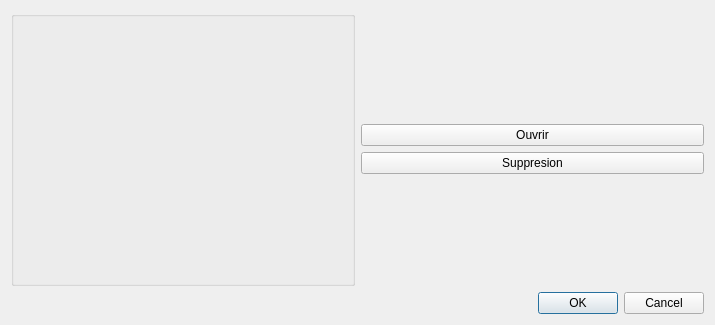
<?xml version="1.0" encoding="UTF-8"?>
<ui version="4.0">
 <class>FenetreChoixMatch</class>
 <widget class="QDialog" name="FenetreChoixMatch">
  <property name="geometry">
   <rect>
    <x>0</x>
    <y>0</y>
    <width>715</width>
    <height>325</height>
   </rect>
  </property>
  <property name="windowTitle">
   <string>Choisir un match</string>
  </property>
  <layout class="QGridLayout" name="gridLayout_4">
   <item row="0" column="0">
    <layout class="QGridLayout" name="gridLayout">
     <item row="0" column="0">
      <widget class="QGroupBox" name="groupBox">
       <property name="title">
        <string/>
       </property>
       <layout class="QGridLayout" name="gridLayout_2">
        <item row="0" column="0">
         <layout class="QVBoxLayout" name="verticalLayout"/>
        </item>
       </layout>
      </widget>
     </item>
     <item row="0" column="1">
      <layout class="QGridLayout" name="gridLayout_3">
       <item row="1" column="0">
        <widget class="QPushButton" name="pushButton_ouv">
         <property name="text">
          <string>Ouvrir</string>
         </property>
        </widget>
       </item>
       <item row="2" column="0">
        <widget class="QPushButton" name="pushButton_sup">
         <property name="text">
          <string>Suppresion</string>
         </property>
        </widget>
       </item>
       <item row="0" column="0">
        <spacer name="verticalSpacer_2">
         <property name="orientation">
          <enum>Qt::Vertical</enum>
         </property>
         <property name="sizeHint" stdset="0">
          <size>
           <width>20</width>
           <height>40</height>
          </size>
         </property>
        </spacer>
       </item>
       <item row="3" column="0">
        <spacer name="verticalSpacer">
         <property name="orientation">
          <enum>Qt::Vertical</enum>
         </property>
         <property name="sizeHint" stdset="0">
          <size>
           <width>20</width>
           <height>40</height>
          </size>
         </property>
        </spacer>
       </item>
      </layout>
     </item>
    </layout>
   </item>
   <item row="1" column="0">
    <widget class="QDialogButtonBox" name="buttonBox">
     <property name="orientation">
      <enum>Qt::Horizontal</enum>
     </property>
     <property name="standardButtons">
      <set>QDialogButtonBox::Cancel|QDialogButtonBox::Ok</set>
     </property>
    </widget>
   </item>
  </layout>
 </widget>
 <resources/>
 <connections>
  <connection>
   <sender>buttonBox</sender>
   <signal>rejected()</signal>
   <receiver>FenetreChoixMatch</receiver>
   <slot>reject()</slot>
   <hints>
    <hint type="sourcelabel">
     <x>316</x>
     <y>260</y>
    </hint>
    <hint type="destinationlabel">
     <x>286</x>
     <y>274</y>
    </hint>
   </hints>
  </connection>
  <connection>
   <sender>buttonBox</sender>
   <signal>accepted()</signal>
   <receiver>FenetreChoixMatch</receiver>
   <slot>accept()</slot>
   <hints>
    <hint type="sourcelabel">
     <x>248</x>
     <y>254</y>
    </hint>
    <hint type="destinationlabel">
     <x>157</x>
     <y>274</y>
    </hint>
   </hints>
  </connection>
 </connections>
</ui>
